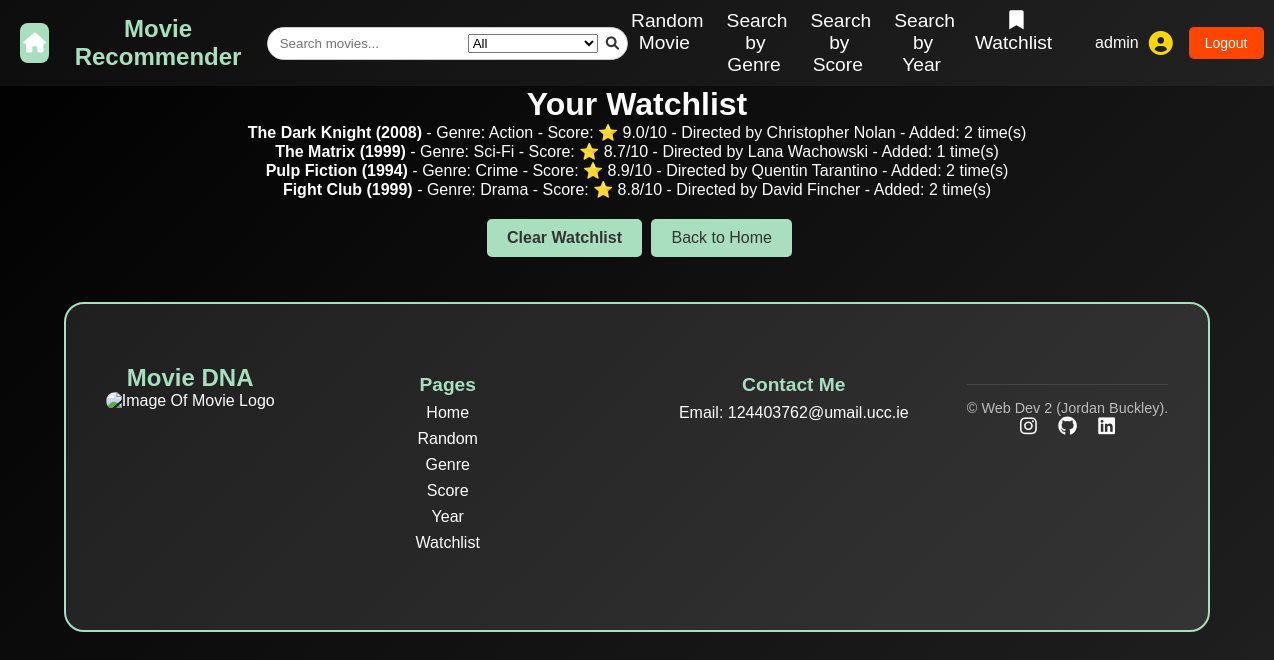
Page /watchlist (signed in) on the earlier database version.
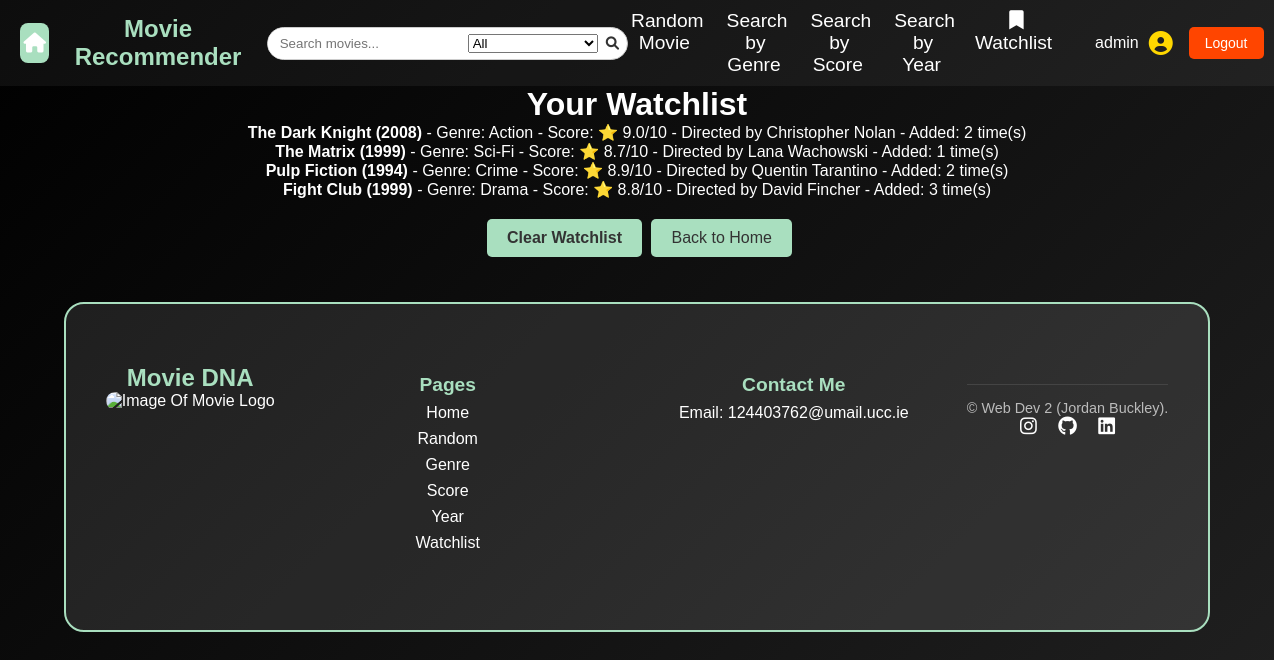
Same page on the later database version.
### tables this page shows
CREATE TABLE watchlist (
    user_id TEXT NOT NULL,
    movie_id INTEGER NOT NULL,
    count INTEGER DEFAULT 1,
    PRIMARY KEY (user_id, movie_id),
    FOREIGN KEY (user_id) REFERENCES users(user_id),
    FOREIGN KEY (movie_id) REFERENCES movies(movie_id)
);

CREATE TABLE movies 
(
    movie_id INTEGER PRIMARY KEY AUTOINCREMENT,
    title TEXT NOT NULL,
    genre TEXT NOT NULL,
    score FLOAT,
    year INTEGER,
    director TEXT,
    description TEXT
);

### app.py (the view)
@app.route("/watchlist")
@login_required
def cart():
    db = get_db()
    user_id = session["user_id"]
    watchlist = db.execute("""
        SELECT movies.*, watchlist.count
        FROM watchlist
        JOIN movies ON watchlist.movie_id = movies.movie_id
        WHERE watchlist.user_id = ?
    """, (user_id,)).fetchall()
    return render_template("watchlist.html", watchlist=watchlist)

### app.py (called while the page is built)
@app.before_request
def load_logged_in_user():
    g.user = session.get("user_id")
    g.is_admin = session.get("is_admin", False)

def login_required(view):
    @wraps(view)
    def wrapped_view(*args, **kwargs):
        if g.user is None:
            return(redirect(url_for("login", next=request.url)))
        return view(*args, **kwargs)
    return wrapped_view

### database.py (called while the page is built)
def get_db():
    if "db" not in g:
        g.db = sqlite3.connect(DATABASE,
                                detect_types=sqlite3.PARSE_DECLTYPES
                        )
        g.db.row_factory = sqlite3.Row
    return g.db

### templates/watchlist.html
{% extends "base.html" %}
{% block main_content %}
    <h1>Your Watchlist</h1>
    {% if watchlist %}
        <ul>
            {% for movie in watchlist %}
                <li>
                    <strong>{{ movie.title }} ({{ movie.year }})</strong>
                    - Genre: {{ movie.genre }}
                    - Score: ⭐ {{ movie.score }}/10
                    - Directed by {{ movie.director }}
                    - Added: {{ movie.count }} time(s)
                </li>
            {% endfor %}
        </ul>
        <a href="{{ url_for('clear_watchlist') }}" class="btn">Clear Watchlist</a>
    {% else %}
        <p>Your watchlist is empty.</p>
    {% endif %}
    <a href="{{ url_for('index') }}" class="back-button">Back to Home</a>
{% endblock %}

Differences in the rows shown:
changed watchlist "Fight Club": count "2" → "3"
